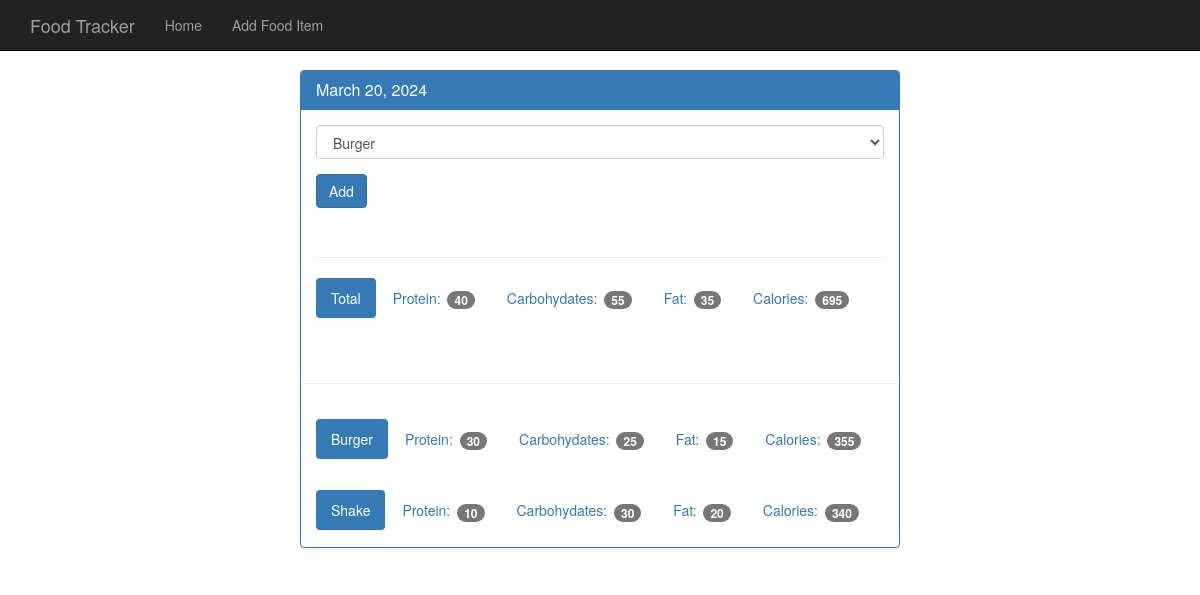
The page /view/20240320 on the database its author committed.
### tables this page shows
CREATE TABLE food (
    id integer primary key autoincrement,
    name text not null,
    protein integer not null,
    carbohydrate integer not null,
    fat integer not null,
    calories integer not null
);

### app.py (the view)
@app.route('/view/<date>', methods=['GET', 'POST']) #date is going to be 20170520
def view(date):
    db = get_db()
    pointer = db.execute('select id, entry_date from log_date where entry_date = ?', [date])
    date_result = pointer.fetchone()
    if request.method == 'POST':
        db.execute('insert into food_date (food_id, log_date_id) values (?, ?)', [request.form['food-select'], date_result['id']])
        db.commit()
    d = datetime.strptime(str(date_result['entry_date']), '%Y%m%d')
    pretty_date = datetime.strftime(d, '%B %d, %Y')
    food_pointer = db.execute('select id, name from food')
    food_results = food_pointer.fetchall()
    log_pointer = db.execute('''select food.name, food.protein, food.carbohydrate, food.fat, food.calories
                            from log_date
                            join food_date on food_date.log_date_id = log_date.id
                            join food on food.id = food_date.food_id
                            where log_date.entry_date = ?''', [date])
    log_results = log_pointer.fetchall()
    totals = {}
    totals['protein'] = 0
    totals['carbohydrate'] = 0
    totals['fat'] = 0
    totals['calories'] = 0
    for food in log_results:
        totals['protein'] += food['protein']
        totals['carbohydrate'] += food['carbohydrate']
        totals['fat'] += food['fat']
        totals['calories'] += food['calories']
    return render_template('day.html', entry_date=date_result['entry_date'], pretty_date=pretty_date, \
                           food_results=food_results, log_results=log_results, totals=totals)

### connect_db.py (called while the page is built)
def connect_db():
    sql = sqlite3.connect('/Users/aaronsmith/development/code/flask-course/food-tracker-app/food_log.db')
    sql.row_factory = sqlite3.Row
    return sql

def get_db():
    if not hasattr(g, 'sqlite3'):
        g.sqlite_db = connect_db()
    return g.sqlite_db

### templates/day.html (shortened to what this page needs)
<!DOCTYPE html>
<html lang="en">
  <head>
    <link href="{{ url_for('static', filename='bootstrap.min.css') }}" rel="stylesheet">
    <link href="{{ url_for('static', filename='theme.css') }}" rel="stylesheet">
  </head>
  <body>
    <nav class="navbar navbar-inverse navbar-fixed-top">
      <div class="container">
        <div class="navbar-header">
          <a class="navbar-brand" href="{{url_for('index')}}">Food Tracker</a>
        </div>
        <div id="navbar" class="navbar-collapse collapse">
          <ul class="nav navbar-nav">
            <li><a href="{{url_for('index')}}">Home</a></li>
            <li><a href="{{url_for('food')}}">Add Food Item</a></li>
          </ul>
        </div>
      </div>
    </nav>
    <div class="container theme-showcase col-sm-6 col-sm-offset-3" role="main">
      <div class="row">
        <div>
          <div class="panel panel-primary">
            <div class="panel-heading">
              <h3 class="panel-title">{{ pretty_date }}</h3>
            </div>
            <div class="panel-body">
              <form method="POST" action="{{ url_for('view', date=entry_date) }}">
                <div class="form-group">
                  <select class="form-control" name="food-select">
                    {% for food in food_results %}
                    <option value='{{ food.id }}'>{{ food.name }}</option>
                    {% endfor %}
                  </select>
                </div>
                <button type="submit" class="btn btn-primary">Add</button>
              </form>
              <div class="page-header"></div>
              <ul class="nav nav-pills" role="tablist">
                <li class="active"><a>Total</a></li>
                <li><a>Protein: <span class="badge">{{  totals.protein }}</span></a></li>
                <li><a>Carbohydates: <span class="badge">{{ totals.carbohydrate }}</span></a></li>
                <li><a>Fat: <span class="badge">{{ totals.fat }}</span></a></li>
                <li><a>Calories: <span class="badge">{{ totals.calories }}</span></a></li>
              </ul>
            </div>
            <div class="page-header"></div>
            {% for food in log_results %}
            <div class="panel-body">
              <ul class="nav nav-pills" role="tablist">
                <li class="active"><a>{{ food.name }}</a></li>
                <li><a>Protein: <span class="badge">{{ food.protein }}</span></a></li>
                <li><a>Carbohydates: <span class="badge">{{ food.carbohydrate }}</span></a></li>
                <li><a>Fat: <span class="badge">{{ food.fat }}</span></a></li>
                <li><a>Calories: <span class="badge">{{ food.calories }}</span></a></li>
              </ul>
            </div>
            {% endfor %}
          </div>
        </div>
      </div>
    </div>
  </body>
</html>

### static/theme.css (style rules this page uses)
body { padding-top: 70px; padding-bottom: 30px; }

### rows shown on the page
food: name "Burger", protein "30", carbohydrate "25", fat "15", calories "355"
food: name "Shake", protein "10", carbohydrate "30", fat "20", calories "340"

### other values the page prints
{{ pretty_date }} "March 20, 2024"
{{ totals.protein }} "40"
{{ totals.carbohydrate }} "55"
{{ totals.fat }} "35"
{{ totals.calories }} "695"
form field food-select "Burger"
